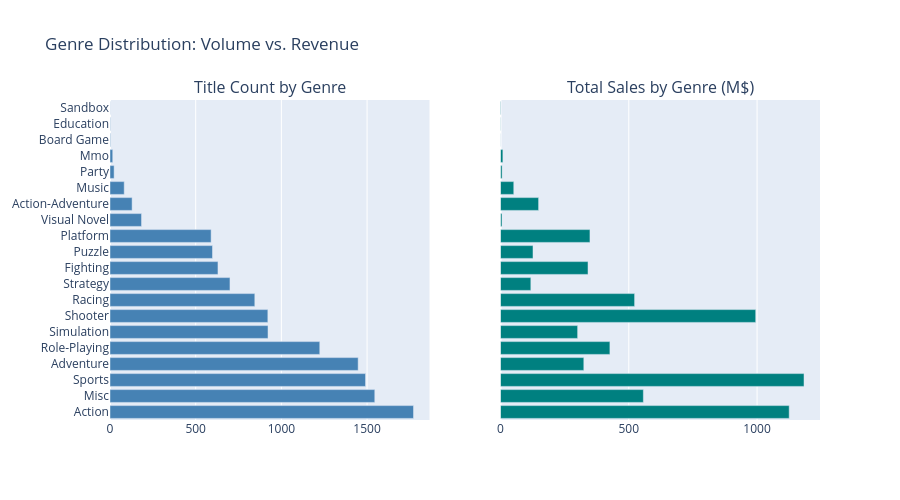

This figure's notebook cell:
### Markdown cell above
## 8. Genre Distribution

Comparing genres by both title count and total sales reveals whether a genre's revenue is driven by volume or by a few high-performing titles.

### Code cell
genre_stats = (
    df[df['genre'].notna()]
    .groupby('genre')
    .agg(
        title_count=('title', 'nunique'),
        total_sales=('total_sales', 'sum'),
        median_sales=('total_sales', 'median'),
        avg_sales=('total_sales', 'mean')
    )
    .sort_values('total_sales', ascending=False)
    .reset_index()
)

fig = make_subplots(
    rows=1, cols=2,
    subplot_titles=['Title Count by Genre', 'Total Sales by Genre (M$)'],
    shared_yaxes=True
)

fig.add_trace(
    go.Bar(x=genre_stats['title_count'], y=genre_stats['genre'],
           orientation='h', marker_color='steelblue', name='Titles'),
    row=1, col=1
)
fig.add_trace(
    go.Bar(x=genre_stats['total_sales'], y=genre_stats['genre'],
           orientation='h', marker_color='teal', name='Sales'),
    row=1, col=2
)

fig.update_layout(
    height=500, showlegend=False,
    title_text='Genre Distribution: Volume vs. Revenue',
    yaxis={'categoryorder': 'total ascending'}
)
fig.write_html(f'{FIGURES_DIR}/genre_distribution.html')
fig.show()

### Figure 1 — Plotly figure (JSON) as saved in the notebook; plotly's stock layout.template omitted (floating-point values rounded to 4 significant figures)
{"data": [{"marker": {"color": "steelblue"}, "name": "Titles", "orientation": "h", "type": "bar", "x": [1491, 1771, 921, 1545, 845, 1224, 590, 630, 1448, 922, 129, 598, 700, 83, 16, 24, 184, 1, 2, 3], "xaxis": "x", "y": ["Sports", "Action", "Shooter", "Misc", "Racing", "Role-Playing", "Platform", "Fighting", "Adventure", "Simulation", "Action-Adventure", "Puzzle", "Strategy", "Music", "Mmo", "Party", "Visual Novel", "Sandbox", "Education", "Board Game"], "yaxis": "y"}, {"marker": {"color": "teal"}, "name": "Sales", "orientation": "h", "type": "bar", "x": [1183.0, 1125.0, 994.7, 556.8, 522.7, 426.4, 348.7, 341.1, 324.8, 300.6, 148.5, 126.7, 118.3, 51.75, 9.31, 6.21, 5.78, 1.89, 0.88, 0.33], "xaxis": "x2", "y": ["Sports", "Action", "Shooter", "Misc", "Racing", "Role-Playing", "Platform", "Fighting", "Adventure", "Simulation", "Action-Adventure", "Puzzle", "Strategy", "Music", "Mmo", "Party", "Visual Novel", "Sandbox", "Education", "Board Game"], "yaxis": "y2"}], "layout": {"annotations": [{"font": {"size": 16}, "showarrow": false, "text": "Title Count by Genre", "x": 0.225, "xanchor": "center", "xref": "paper", "y": 1, "yanchor": "bottom", "yref": "paper"}, {"font": {"size": 16}, "showarrow": false, "text": "Total Sales by Genre (M$)", "x": 0.775, "xanchor": "center", "xref": "paper", "y": 1, "yanchor": "bottom", "yref": "paper"}], "height": 500, "showlegend": false, "title": {"text": "Genre Distribution: Volume vs. Revenue"}, "xaxis": {"anchor": "y", "domain": [0, 0.45]}, "xaxis2": {"anchor": "y2", "domain": [0.55, 1]}, "yaxis": {"anchor": "x", "categoryorder": "total ascending", "domain": [0, 1]}, "yaxis2": {"anchor": "x2", "domain": [0, 1], "matches": "y", "showticklabels": false}}}
